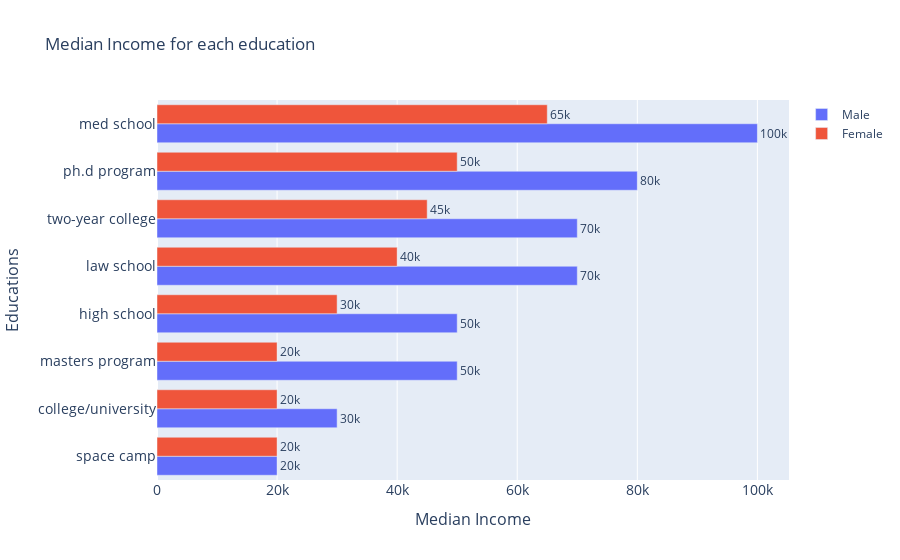

Here is the notebook cell this chart was saved with:
### Code cell
educations = valid_income_df['education'].unique()

fig = go.Figure(data=[
    go.Bar(name='Male', 
           y=educations, 
           x=df_mean_incomes_male_median['median_income'], 
           text=df_mean_incomes_male_median['median_income'], orientation='h'),
    go.Bar(name='Female', 
           y=educations, 
           x=df_mean_incomes_female_median['median_income'],
           text=df_mean_incomes_female_median['median_income'], orientation='h')
])

fig.update_layout(barmode='group',
    title='Median Income for each education',
    #xaxis_tickfont_size=14,
    yaxis=dict(title='Educations',
               titlefont_size=16,
               tickfont_size=14),
    xaxis=dict(title='Median Income',
               titlefont_size=16,
               tickfont_size=14))

fig.update_traces(texttemplate='%{text:.2s}', textposition='outside')
fig.show()

### Figure 1 — Plotly figure (JSON) as saved in the notebook; plotly's stock layout.template omitted (floating-point values rounded to 4 significant figures)
{"data": [{"name": "Male", "orientation": "h", "text": [20000, 30000, 50000, 50000, 70000, 70000, 80000, 100000], "textposition": "outside", "texttemplate": "%{text:.2s}", "type": "bar", "x": [20000, 30000, 50000, 50000, 70000, 70000, 80000, 100000], "y": ["space camp", "college/university", "masters program", "high school", "law school", "two-year college", "ph.d program", "med school"]}, {"name": "Female", "orientation": "h", "text": [20000, 20000, 20000, 30000, 40000, 45000, 50000, 65000], "textposition": "outside", "texttemplate": "%{text:.2s}", "type": "bar", "x": [20000, 20000, 20000, 30000, 40000, 45000, 50000, 65000], "y": ["space camp", "college/university", "masters program", "high school", "law school", "two-year college", "ph.d program", "med school"]}], "layout": {"autosize": true, "barmode": "group", "title": {"text": "Median Income for each education"}, "xaxis": {"autorange": true, "range": [0, 105300.0], "tickfont": {"size": 14}, "title": {"font": {"size": 16}, "text": "Median Income"}, "type": "linear"}, "yaxis": {"autorange": true, "range": [-0.5, 7.5], "tickfont": {"size": 14}, "title": {"font": {"size": 16}, "text": "Educations"}, "type": "category"}}}
